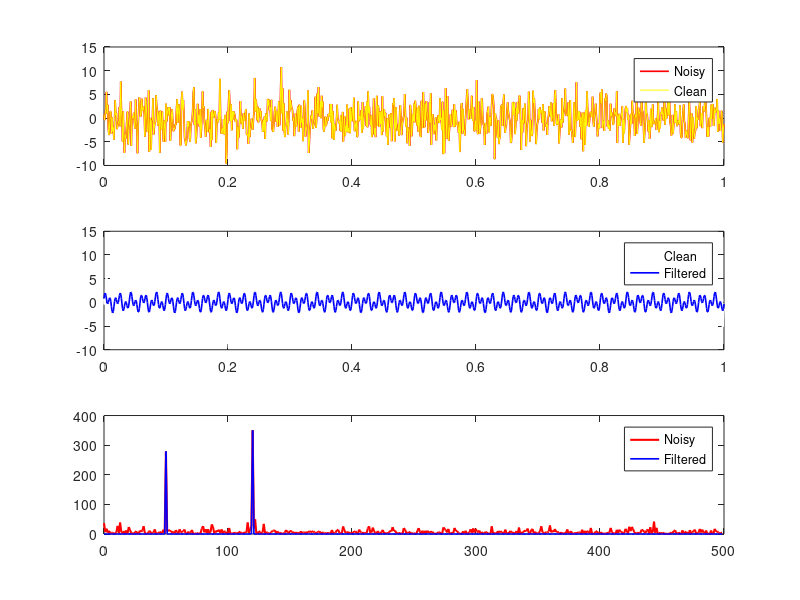

MATLAB code to generate this figure:
clear all, close all, clc
%% Create a simple signal with two frequencies
dt = .001;
t = 0:dt:1;
f = sin(2*pi*50*t) + sin(2*pi*120*t); % Sum of 2 frequencies
f = f + 2.5*randn(size(t));  %  Add some noise

%% Compute the Fast Fourier Transform FFT
n = length(t);
fhat = fft(f,n);       % Compute the fast Fourier transform
PSD = fhat.*conj(fhat)/n; % Power spectrum (power per freq)
freq = 1/(dt*n)*(0:n); % Create x-axis of frequencies in Hz
L = 1:floor(n/2);   % Only plot the first half of freqs

%% Use the PSD to filter out noise
indices = PSD>100;  % Find all freqs with large power
PSDclean = PSD.*indices;  % Zero out all others
fhat = indices.*fhat;  % Zero out small Fourier coeffs. in Y
ffilt = ifft(fhat); % Inverse FFT for filtered time signal

%% PLOTS
subplot(3,1,1)
plot(t,f,'r','LineWidth',1.2), hold on
plot(t,f,'y','LineWidth',0.5)
legend('Noisy','Clean')

subplot(3,1,2)
plot(t,f,'w','LineWidth',1.5), hold on
plot(t,ffilt,'b','LineWidth',1.2)
legend('Clean','Filtered')

subplot(3,1,3)
plot(freq(L),PSD(L),'r','LineWidth',1.5), hold on
plot(freq(L),PSDclean(L),'-b','LineWidth',1.2)
legend('Noisy','Filtered')

% 
% %% PLOTS
% subplot(3,1,1)
% plot(t,y,'r','LineWidth',1.2)
% hold on
% plot(t,x,'k','LineWidth',1.5)
% axis([0 .25 -5 5])
% legend('Noisy','Clean')
% 
% subplot(3,1,2)
% plot(t,x,'k','LineWidth',1.5)
% hold on
% plot(t,yfilt,'b','LineWidth',1.2)
% axis([0 .25 -5 5])
% legend('Clean','Filtered')
% 
% subplot(3,1,3)
% plot(freq(L),PSD(L),'r','LineWidth',1.5)
% hold on
% plot(freq(L),PSDclean(L),'-b','LineWidth',1.2)
% legend('Noisy','Filtered')